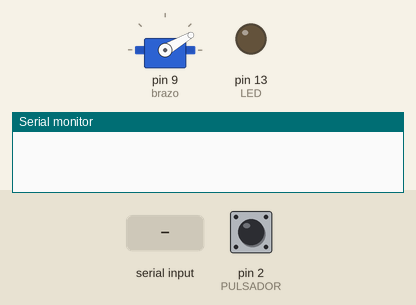
This sketch was run on a simulated Arduino Uno, built with avr-gcc and run on an emulated ATmega328P. Parts: servo, output pins drawn as LEDs (lit = HIGH), the last lines printed to the serial monitor. The inputs (shaded band) are chosen by the test bench; at power-on: pin 2 (PULSADOR) HIGH.

Above: at 1.2 s.
1.3 s: pin 2 (PULSADOR) pulled LOW for 0.15 s
At 1.37 s:
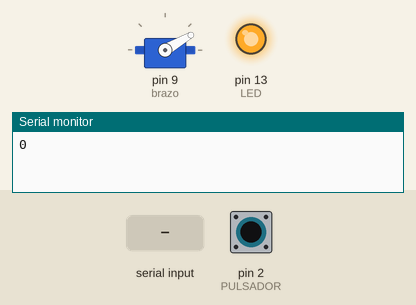
2.9 s: "0" received over Serial
At 4.1 s:
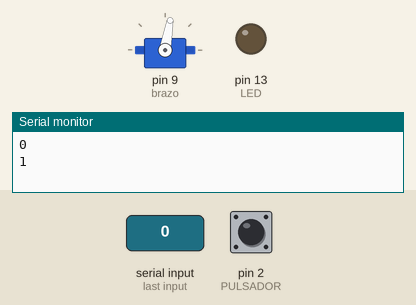
4.4 s: "3" received over Serial
At 5.2 s:
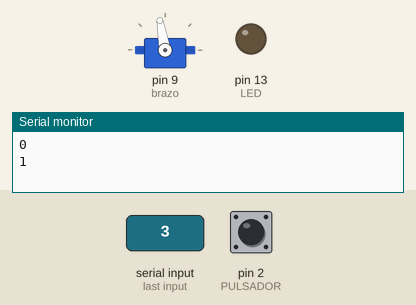
5.9 s: pin 2 (PULSADOR) pulled LOW for 1 s
At 6.3 s:
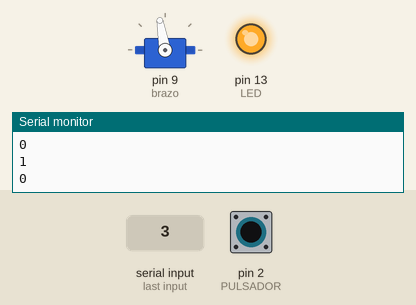
8.4 s: "0" received over Serial
At 9.5 s:
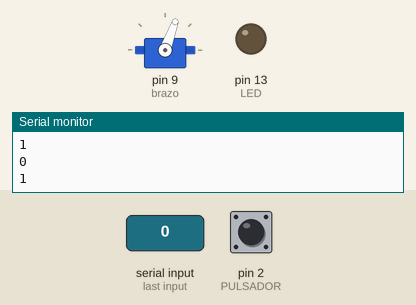
9.9 s: pin 2 (PULSADOR) pulled LOW for 0.15 s
At 9.97 s:
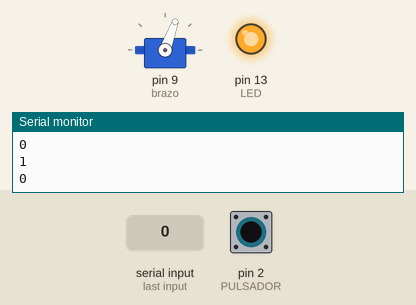
Timing chart, 0 to 12.5 s (numbered marks = the images above; inputs shaded):
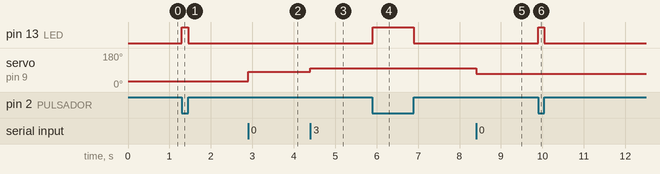

The sketch:

Brazo.ino
```cpp
/*
PROGRAMA QUE PERMITE MANTENER COMUNICACIÓN ENTRE ARDUINO Y JAVA
A TRAVÉS DE LA COMUNICACIÓN SERIAL.
JAVA ENVÍA MENSAJES PARA MOVER EL BRAZO DEL BRAZO ROBÓTICO, MIENTRAS
QUE EL ARDUINO ENVÍA MENSAJES A JAVA PARA CUANDO OCURRE UNA INTERRUPCIÓN.
*/

// INCLUIR LA LIBRERÍA PARA PODER CONTROLAR EL SERVO
#include <Servo.h>

Servo brazo;                // SERVOMOTOR
int movimientoBrazo = 90;   // VARIABLE PARA GRADOS DEL BRAZO
int input;                  // ALMACENA MENSAJE DE JAVA
int PULSADOR = 2;           // PIN PARA BOTÓN QUE CONTROLA INTERRUPCIÓN
int LED = 13;               // PIN PARA LED
boolean estado = true;      // BANDERA QUE CAMBIA CUANDO SUCEDE LA INTERRUPCIÓN

void setup() {
  Serial.begin(9600);       // INICIAR LA COMUNICACIÓN SERIAL
  pinMode(PULSADOR, INPUT); // ESTABLECER EL BOTÓN COMO ENTRADA
  pinMode(LED, OUTPUT);     // ESTABLECER EL LED COMO SALIDA
  attachInterrupt(digitalPinToInterrupt(PULSADOR), blink, CHANGE); // DECLARAR INTERRUPCIÓN

  brazo.attach(9);          // ENLAZAR EL PIN 9 AL SERVOMOTOR
  brazo.write(30);          // INICIALIZAR LAS EL BRAZO EN 30
}

void loop() {
  if (digitalRead(PULSADOR) == LOW) { // SI SE PRESIONÓ EL BOTÓN
    digitalWrite(LED, HIGH);          // ENCENDER EL LED
  } else {
    digitalWrite(LED, LOW);           // APAGAR EL LED

    while (Serial.available() > 0) {  // SI HAY UN MENSAJE DISPONIBLE
      input = Serial.read();          // GUARDAR EL MENSAJE EN VARIABLE
      moverBrazo(input);              // LLAMAR MÉTODO PARA MOVER BRAZO
    }
  }
}

/*MÉTODO QUE PERMITE MOVER EL BRAZO EN FUNCIÓN DE LOS GRADOS DEL PARÁMETRO*/
void moverBrazo(int input) {
  if (input == '0') {                 // SI JAVA ENVÍA UN 0
    if (movimientoBrazo >= 30)        // SI LOS GRADOS DE LA VARIABLE ES MAYOR A 30
      movimientoBrazo -= 10;          // RESTAR A LA VARIABLE 10 GRADOS PARA BAJAR BRAZO
  } else if (input == '1') {          // SI JAVA ENVÍA UN 1
    if (movimientoBrazo <= 90)        // SI LOS GRADOS DE LA VARIABLE SON MENORES A 90
      movimientoBrazo += 10;          // SUMAR A LA VARIABLE PARA SUBIR BRAZO
  }

  if (input == '1' || input == '0') {   // SI EL MENSAJE ES 1 O 0
    brazo.write(movimientoBrazo);       // ABRIR EN LOS GRADOS QUE SE ENCUENTRAN EN LA VARIABLE
  } else if (input == '2') {            // SI EL MENSAJE ES 2
    brazo.write(30);                    // BAJAR COMPLETAMENTE
    delay(500);                         // RETARDO DE MEDIO SEGUNDO
  } else if (input == '3') {            // SI EL MENSAJE ES 3
    brazo.write(100);                   // LEVANTAR COMPLETAMENTE
    delay(500);                         // RETARDO DE MEDIO SEGUNDO
  }
}

/*MÉTODO AL QUE SE LLAMA CUANDO SUCEDE LA INTERRUPCIÓN*/
void blink() {
  estado = !estado;       // NEGAR EL ESTADO
  Serial.println(estado); // ENVIAR SU VALOR A JAVA
}
```

Measured:
- after the input at 1.3 s, pin 13 (LED): LOW → HIGH at once, → LOW 0.15 s later
- after the input at 2.9 s, servo on pin 9 (brazo): 30° → 80° at once
- after the input at 4.4 s, servo on pin 9 (brazo): 80° → 100° at once
- after the input at 5.9 s, pin 13 (LED): LOW → HIGH at once, → LOW 1.0 s later
- after the input at 8.4 s, servo on pin 9 (brazo): 100° → 70° at once
- after the input at 9.9 s, pin 13 (LED): LOW → HIGH at once, → LOW 0.15 s later
